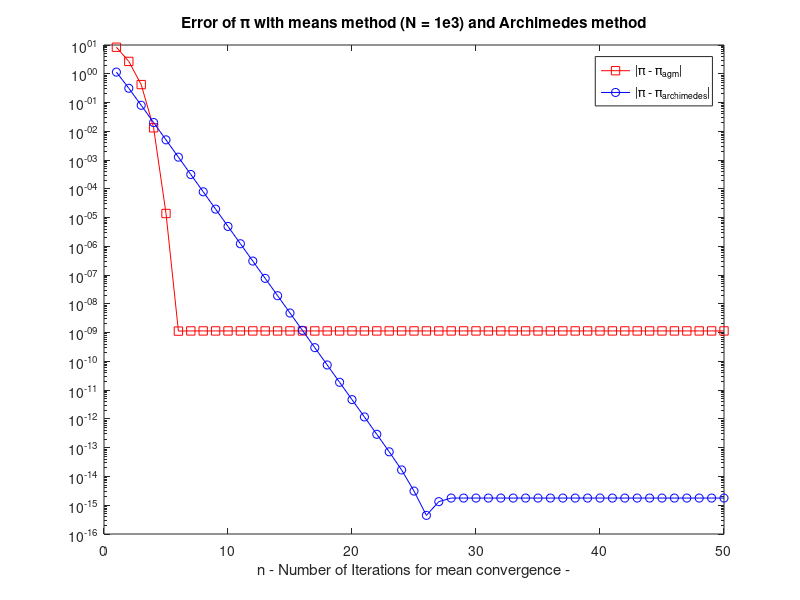
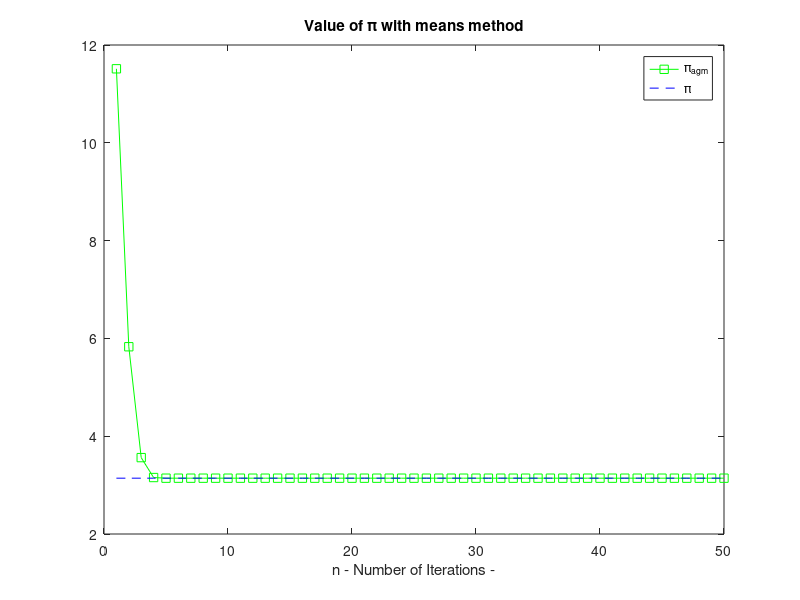

Source code (MATLAB) for these figures, in order: (Note: this script raises an error after producing the figures.)
#Compare the convergence between the values of pi obtained by the agm method and arch. method

N = 1e5;

a = N;
b = 4;

Nit = 50;
A = zeros(1000);
A(1) = N;

for i = 1:Nit
  a1 = (a+b)/2;
  b1 = sqrt(a*b);
  a = a1;
  b = b1;
  A(i) = a;
end

A = A(1:Nit);

p1 = (log(N)*a)/N;

my_pi = 2*p1

pi_converging = 2*(log(N)*A)/N;

E = abs(pi_converging -pi);

E_agm = E

load("pi_arch_error.mat")
E_arch = E(1:Nit)

figure();
semilogy(1:Nit, E_agm, "-sr"); hold on
semilogy(1:Nit, E_arch, "-ob");
#semilogy(1:Nit, ones(Nit)*e, "--k");
title('Error of \pi with means method (N = 1e3) and Archimedes method');
#ylabel('|\pi - \pi_{agm}|');
xlabel("n - Number of Iterations for mean convergence -");
legend('|\pi - \pi_{agm}|', '|\pi - \pi_{archimedes}|');

figure();
plot(1:Nit, pi_converging, "-sg"); hold on
plot(1:Nit, ones(Nit,1)*pi, "--b");
title('Value of \pi with means method');
xlabel("n - Number of Iterations -");
legend('\pi_{agm}', '\pi');
tight();
